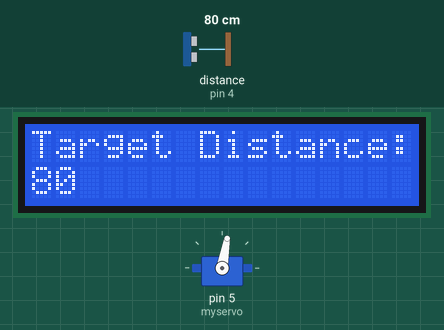
The sketch below on a simulated Arduino Uno, built with avr-gcc and run on an emulated ATmega328P. Shown: 16×2 character LCD, servo. Inputs (shaded band) come from the test bench; at power-on: distance to the obstacle (sensor on pin 4) 80 cm. The echo pulse lasts 58.3 µs per cm.

Above: at 1.2 s.
1.3 s: distance to the obstacle (sensor on pin 4) set to 2 cm
At 2.0 s:
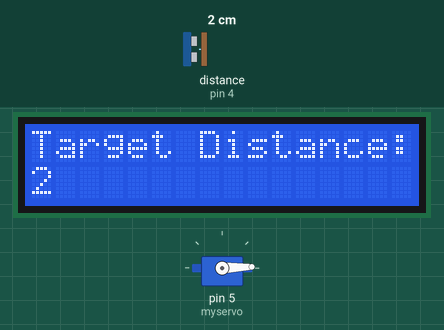
3.1 s: distance to the obstacle (sensor on pin 4) set to 35 cm
At 4.6 s:
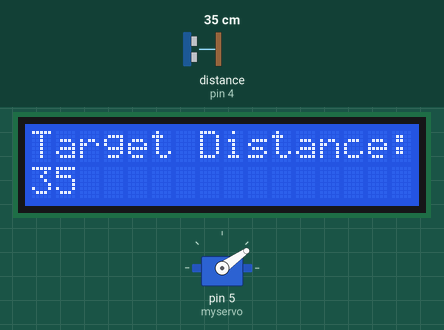
4.9 s: distance to the obstacle (sensor on pin 4) set to 60 cm
At 5.5 s:
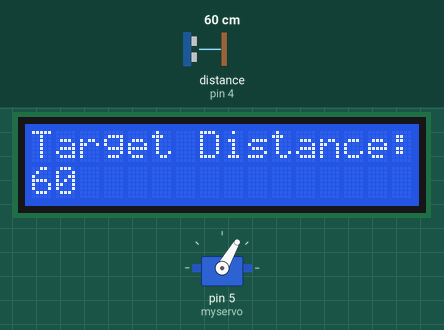
6.4 s: distance to the obstacle (sensor on pin 4) set to 120 cm
At 7.6 s:
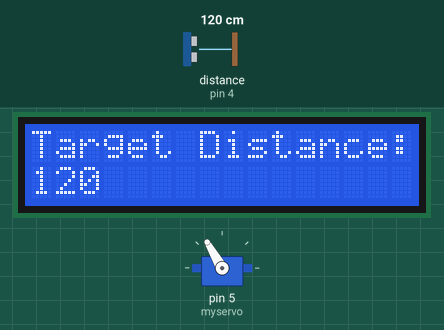
Timing chart, 0 to 8.9 s (numbered marks = the images above; inputs shaded):
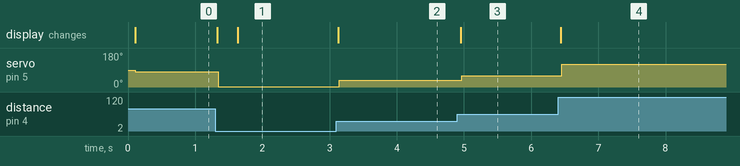

Measured:
- after the input at 1.3 s, servo on pin 5 (myservo): 80° → 2° at once; the display: first changes at once (image 1 shows a later state)
- after the input at 3.1 s, servo on pin 5 (myservo): 2° → 35° at once; the display: changes at once (image 2)
- after the input at 4.9 s, servo on pin 5 (myservo): 35° → 60° after 0.06 s; the display: changes after 0.05 s (image 3)
- after the input at 6.4 s, servo on pin 5 (myservo): 60° → 120° after 0.05 s; the display: changes at once (image 4)

The sketch:

SpazBot.ino
```cpp
#include "SR04.h"
#define TRIG_PIN 4
#define ECHO_PIN 3
#include <LiquidCrystal.h>
#include <Servo.h>
SR04 sr04 = SR04(ECHO_PIN,TRIG_PIN);
long a;

// initialize the library with the numbers of the interface pins
LiquidCrystal lcd(7, 8, 9, 10, 11, 12);
Servo myservo;

void setup() {
  lcd.begin(16, 2);
  lcd.print("Target Distance:");
}

void loop() {
  myservo.attach(5);
  a=sr04.Distance();
  lcd.setCursor(0, 1);
  lcd.print(a);
  delay(10);
  lcd.print("    ");

  if (a <= 180) {
  myservo.write(a);
  }
}
```
